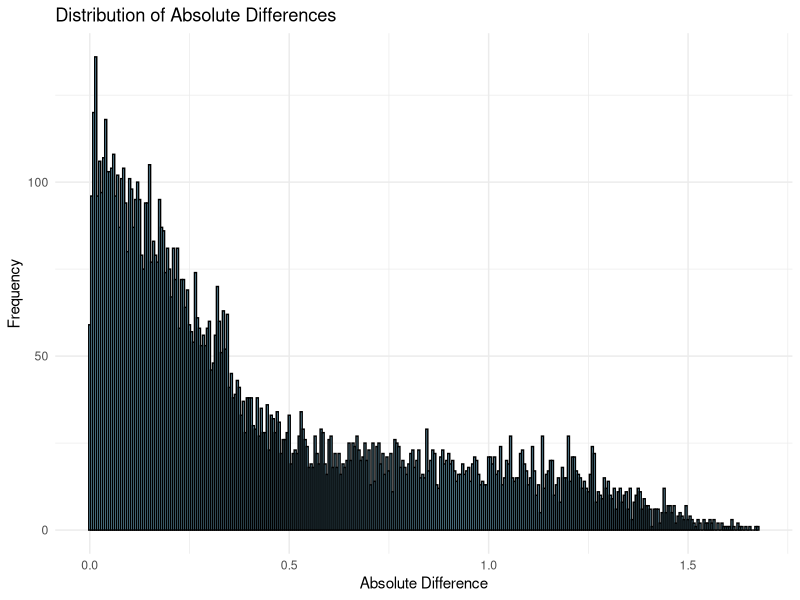
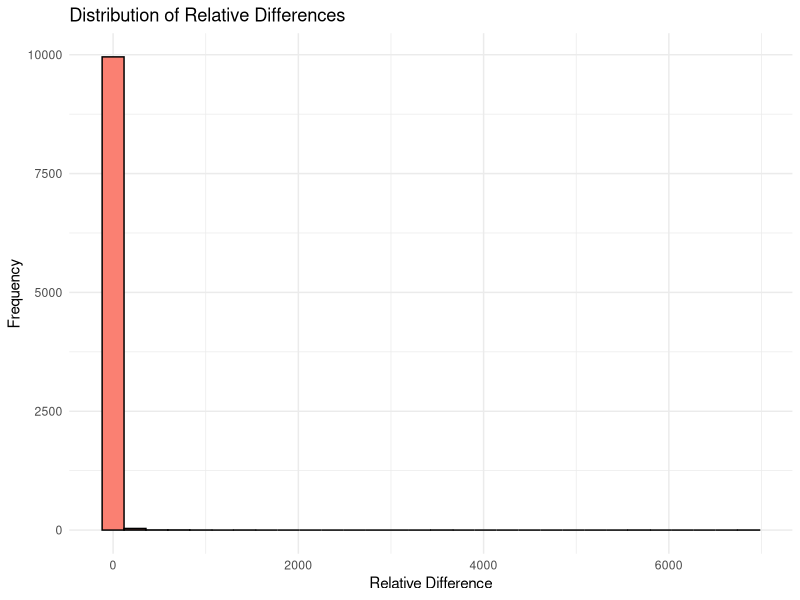
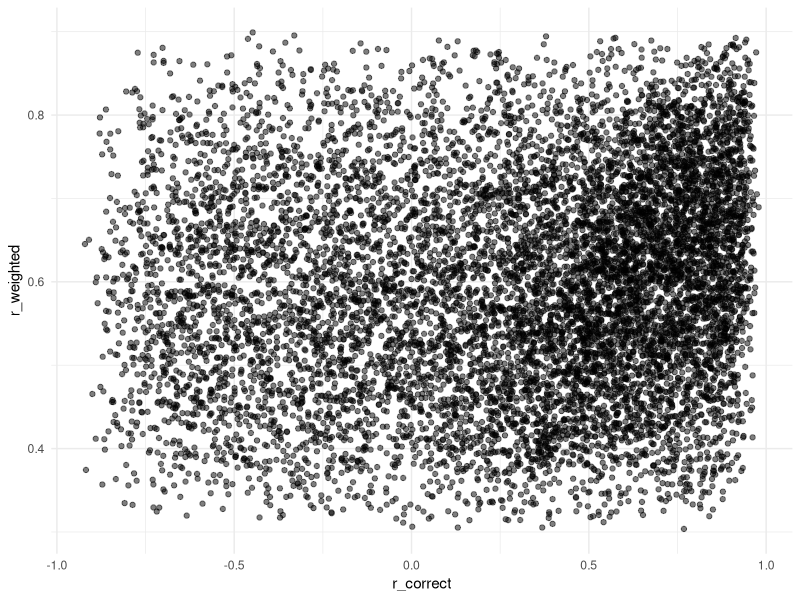

The R script that drew these images, in order:
## ---- chunk 1

knitr::opts_chunk$set(message = FALSE, 
                      warning = FALSE)

## ---- chunk 2

library(dplyr)

compute_total_prepost_correlation <- function(data) {
  # Compute total sample size
  N_total <- sum(data$N)
  
  # Compute overall means
  M_pre_total <- sum(data$N * data$M_pre) / N_total
  M_post_total <- sum(data$N * data$M_post) / N_total
  
  # Compute variances and covariances for each group
  data <- data %>%
    mutate(
      var_pre = SD_pre^2,
      var_post = SD_post^2,
      cov_prepost = r_prepost * SD_pre * SD_post,
      SSX = (N - 1) * var_pre + N * (M_pre - M_pre_total)^2,
      SSY = (N - 1) * var_post + N * (M_post - M_post_total)^2,
      SP = (N - 1) * cov_prepost + N * (M_pre - M_pre_total) * (M_post - M_post_total)
    )
  
  # Sum up SSX, SSY, SP
  SSX_total <- sum(data$SSX)
  SSY_total <- sum(data$SSY)
  SP_total <- sum(data$SP)
  
  # Compute total variances and covariance
  var_pre_total <- SSX_total / (N_total - 1)
  var_post_total <- SSY_total / (N_total - 1)
  cov_prepost_total <- SP_total / (N_total - 1)
  
  # Compute total correlation
  r_total <- cov_prepost_total / sqrt(var_pre_total * var_post_total)
  
  return(r_total)
}

# Sample data
data <- tibble(
  group = c("control", "intervention"),
  N = c(50, 50),
  M_pre = c(10, 11),
  SD_pre = c(2, 2.1),
  M_post = c(12, 13),
  SD_post = c(2.5, 2.6),
  r_prepost = c(0.6, 0.65)
)

# Compute total pre-post correlation
compute_total_prepost_correlation(data)

## ---- chunk 3

library(dplyr)

compute_total_prepost_correlation2 <- function(data, test_retest_reliability) {
  # Extract SD_post in control group
  SD_post_c <- data %>% filter(group == "control") %>% pull(SD_post)
  
  data <- data %>%
    mutate(
      # Estimate pre-post correlation
      r_prepost = case_when(
        group == "control" ~ test_retest_reliability,
        # intervention pre post correlation estimated from the T-RT reliability and the variance ratio (treatment heterogeneity)
        group == "intervention" ~ test_retest_reliability * (SD_post_c / SD_post) 
      )
    )
  
  # Compute total sample size
  N_total <- sum(data$N)
  
  # Compute overall means
  M_pre_total <- sum(data$N * data$M_pre) / N_total
  M_post_total <- sum(data$N * data$M_post) / N_total
  
  # Compute variances and covariances for each group
  data <- data %>%
    mutate(
      var_pre = SD_pre^2,
      var_post = SD_post^2,
      cov_prepost = r_prepost * SD_pre * SD_post,
      SSX = (N - 1) * var_pre + N * (M_pre - M_pre_total)^2, # Sum of Squares for pre
      SSY = (N - 1) * var_post + N * (M_post - M_post_total)^2, # Sum of Squares for post
      SP = (N - 1) * cov_prepost + N * (M_pre - M_pre_total) * (M_post - M_post_total) # Sum of Cross-Products
    )
  
  # Sum up SSX, SSY, SP
  SSX_total <- sum(data$SSX)
  SSY_total <- sum(data$SSY)
  SP_total <- sum(data$SP)
  
  # Compute total variances and covariance
  var_pre_total <- SSX_total / (N_total - 1)
  var_post_total <- SSY_total / (N_total - 1)
  cov_prepost_total <- SP_total / (N_total - 1)
  
  # Compute total correlation
  r_total <- cov_prepost_total / sqrt(var_pre_total * var_post_total)
  
  return(r_total)
}


# Sample data
data <- tibble(
  group = c("control", "intervention"),
  N = c(50, 50),
  M_pre = c(10, 11),
  SD_pre = c(2, 2.1),
  M_post = c(12, 13),
  SD_post = c(2.5, 2.6)
)

# Test-retest reliability
test_retest_reliability <- 0.6

# Compute total pre-post correlation
compute_total_prepost_correlation2(data, test_retest_reliability)

## ---- chunk 4

library(dplyr)
library(purrr)
library(ggplot2)

set.seed(123) # For reproducibility

# Correct method function
compute_total_prepost_correlation <- function(data) {
  N_total <- sum(data$N)
  M_pre_total <- sum(data$N * data$M_pre) / N_total
  M_post_total <- sum(data$N * data$M_post) / N_total
  
  data <- data %>%
    mutate(
      var_pre = SD_pre^2,
      var_post = SD_post^2,
      cov_prepost = r_prepost * SD_pre * SD_post,
      SSX = (N - 1) * var_pre + N * (M_pre - M_pre_total)^2,
      SSY = (N - 1) * var_post + N * (M_post - M_post_total)^2,
      SP = (N - 1) * cov_prepost + N * (M_pre - M_pre_total) * (M_post - M_post_total)
    )
  
  SSX_total <- sum(data$SSX)
  SSY_total <- sum(data$SSY)
  SP_total <- sum(data$SP)
  
  var_pre_total <- SSX_total / (N_total - 1)
  var_post_total <- SSY_total / (N_total - 1)
  cov_prepost_total <- SP_total / (N_total - 1)
  
  r_total <- cov_prepost_total / sqrt(var_pre_total * var_post_total)
  
  return(r_total)
}

# Weighted average method function
compute_weighted_average_correlation <- function(data) {
  N_total <- sum(data$N)
  weighted_r <- sum(data$N * data$r_prepost) / N_total
  return(weighted_r)
}

# Number of simulations
num_simulations <- 10000

# Function to perform a single simulation
simulate_correlation <- function(i) {
  data <- tibble(
    group = c("control", "intervention"),
    N = sample(30:200, 2, replace = TRUE),
    M_pre = runif(2, 10, 100),
    SD_pre = runif(2, 5, 20),
    M_post = runif(2, 10, 100),
    SD_post = runif(2, 5, 20),
    r_prepost = runif(2, 0.3, 0.9)
  )
  
  r_correct <- compute_total_prepost_correlation(data)
  r_weighted <- compute_weighted_average_correlation(data)
  
  abs_diff <- abs(r_correct - r_weighted)
  rel_diff <- ifelse(r_correct != 0, abs_diff / abs(r_correct), NA)
  
  return(tibble(r_correct = r_correct,
                r_weighted = r_weighted,
                abs_diff = abs_diff, 
                rel_diff = rel_diff))
}

# Run the simulations
results <- map_dfr(1:num_simulations, simulate_correlation)

# Statistical summaries
mean_abs_diff <- mean(results$abs_diff, na.rm = TRUE)
median_abs_diff <- median(results$abs_diff, na.rm = TRUE)
max_abs_diff <- max(results$abs_diff, na.rm = TRUE)

mean_rel_diff <- mean(results$rel_diff, na.rm = TRUE)
median_rel_diff <- median(results$rel_diff, na.rm = TRUE)
max_rel_diff <- max(results$rel_diff, na.rm = TRUE)

# Print summaries
cat("Statistical Summary of Absolute Differences:\n")
cat(sprintf("Mean Absolute Difference: %.4f\n", mean_abs_diff))
cat(sprintf("Median Absolute Difference: %.4f\n", median_abs_diff))
cat(sprintf("Max Absolute Difference: %.4f\n", max_abs_diff))

cat("\nStatistical Summary of Relative Differences:\n")
cat(sprintf("Mean Relative Difference: %.2f%%\n", mean_rel_diff * 100))
cat(sprintf("Median Relative Difference: %.2f%%\n", median_rel_diff * 100))
cat(sprintf("Max Relative Difference: %.2f%%\n", max_rel_diff * 100))

# Plot histograms
# Absolute differences
ggplot(results, aes(x = abs_diff)) +
  geom_histogram(binwidth = 0.005, fill = "skyblue", color = "black") +
  labs(title = "Distribution of Absolute Differences",
       x = "Absolute Difference",
       y = "Frequency") +
  theme_minimal()

# Relative differences
ggplot(results, aes(x = rel_diff)) +
  geom_histogram(fill = "salmon", color = "black") +
  labs(title = "Distribution of Relative Differences",
       x = "Relative Difference",
       y = "Frequency") +
  theme_minimal()

ggplot(results, aes(x = r_correct, y = r_weighted)) +
  geom_point(alpha = 0.5) +
  theme_minimal()

